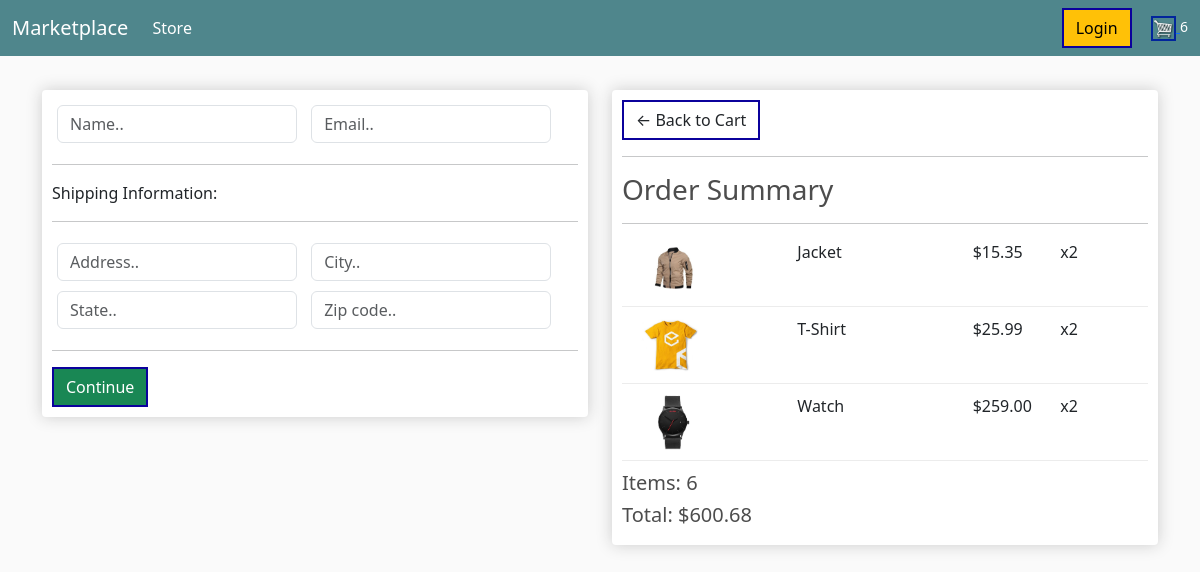
/checkout/ (signed in), run on an earlier commit of the app's database.
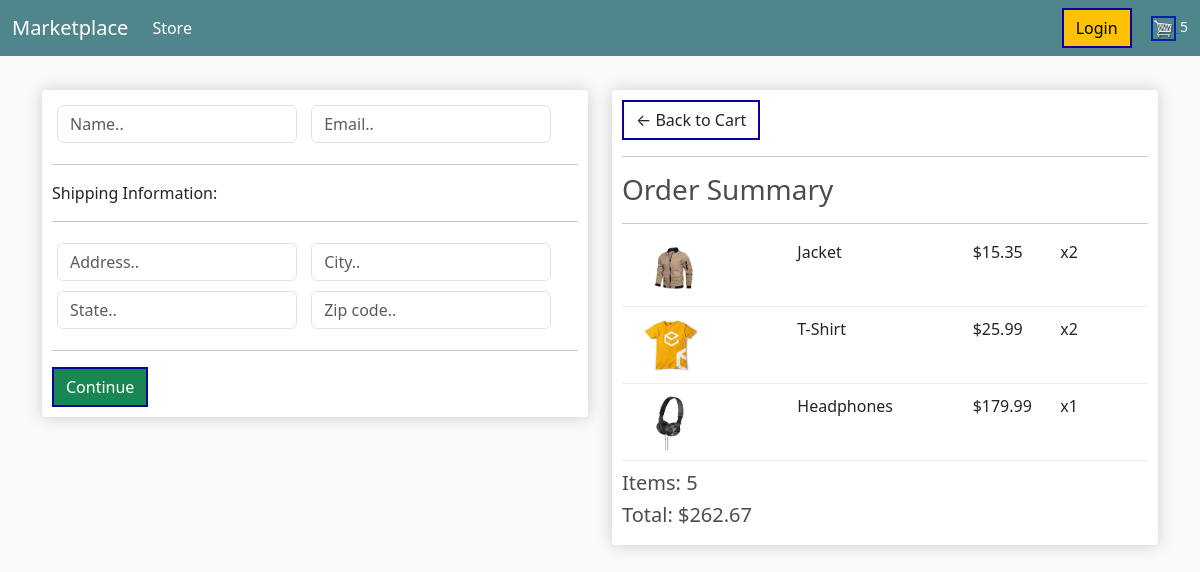
And on a later commit of the database.
### store/models.py (models this page shows, shortened)
class OrderItem(models.Model):
	product = models.ForeignKey(Product, on_delete=models.SET_NULL, null=True)
	order = models.ForeignKey(Order, on_delete=models.SET_NULL, null=True)
	quantity = models.IntegerField(default=0, null=True, blank=True)
	date_added = models.DateTimeField(auto_now_add=True)
	@property
	def get_total(self):
		total = self.product.price * self.quantity
		return total

class Product(models.Model):
	name = models.CharField(max_length=200)
	price = models.FloatField()
	digital = models.BooleanField(default=False,null=True, blank=True)
	image = models.ImageField(null=True, blank=True)
	@property
	def imageURL(self):
		try:
			url = self.image.url
		except:
			url = ''
		return url

class Order(models.Model):
	customer = models.ForeignKey(Customer, on_delete=models.SET_NULL, null=True, blank=True)
	date_ordered = models.DateTimeField(auto_now_add=True)
	complete = models.BooleanField(default=False)
	transaction_id = models.CharField(max_length=100, null=True)
	@property
	def get_cart_total(self):
		orderitems = self.orderitem_set.all()
		total = sum([item.get_total for item in orderitems])
		return total
	@property
	def get_cart_items(self):
		orderitems = self.orderitem_set.all()
		total = sum([item.quantity for item in orderitems])
		return total

### store/views.py (the view)
# urls.py: path('checkout/', views.checkout, name='checkout'),
def checkout(request):
    if request.user.is_authenticated:
        customer = request.user.customer
        order, created = Order.objects.get_or_create(customer=customer, complete=False)
        items = order.orderitem_set.all()
        cartItems = order.get_cart_items
    else:
        items = []
        order = {'get_cart_total':0, 'get_cart_items':0}
        cartItems = order['get_cart_items']
    context = {'items':items, 'order':order, 'cartItems':cartItems}
    return render(request, 'store/checkout.html', context)

### store/templates/store/checkout.html (shortened to what this page needs)
{% extends 'store/main.html' %}
{% load static %}
{% block content %}
    <div class="row">
        <div class="col-lg-6">
            <div class="box-element" id="form-wrapper">
                <form id="form">
                    <div id="user-info">
                        <div class="form-field">
                            <input required class="form-control" type="text" name="name" placeholder="Name..">
                        </div>
                        <div class="form-field">
                            <input required class="form-control" type="email" name="email" placeholder="Email..">
                        </div>
                    </div>
                    <div id="shipping-info">
                        <hr>
                        <p>Shipping Information:</p>
                        <hr>
                        <div class="form-field">
                            <input class="form-control" type="text" name="address" placeholder="Address..">
                        </div>
                        <div class="form-field">
                            <input class="form-control" type="text" name="city" placeholder="City..">
                        </div>
                        <div class="form-field">
                            <input class="form-control" type="text" name="state" placeholder="State..">
                        </div>
                        <div class="form-field">
                            <input class="form-control" type="text" name="zipcode" placeholder="Zip code..">
                        </div>
                    </div>
                    <hr>
                    <input id="form-button" class="btn btn-success btn-block" type="submit" value="Continue">
                </form>
            </div>
            <br>
        </div>
        <div class="col-lg-6">
            <div class="box-element">
                <a  class="btn btn-outline-dark" href="{% url 'cart' %}">&#x2190; Back to Cart</a>
                <hr>
                <h3>Order Summary</h3>
                <hr>
				{% for item in items %}
				<div class="cart-row">
					<div style="flex:2"><img class="row-image" src="{{item.product.imageURL}}"></div>
					<div style="flex:2"><p>{{item.product.name}}</p></div>
					<div style="flex:1"><p>${{item.product.price|floatformat:2}}</p></div>
					<div style="flex:1"><p>x{{item.quantity}}</p></div>
				</div>
				{% endfor %}
				<h5>Items:   {{order.get_cart_items}}</h5>
				<h5>Total:   ${{order.get_cart_total|floatformat:2}}</h5>
            </div>
        </div>
    </div>
{% endblock content %}

What changed in the data, as far as the page shows it:
removed OrderItem: product.imageURL (picture), product.name "Watch", product.price "259.00", quantity "2"
added OrderItem: product.imageURL (picture), product.name "Headphones", product.price "179.99", quantity "1"
computed for Order: get_cart_items "6" → "5"; get_cart_total "600.68" → "262.67"
